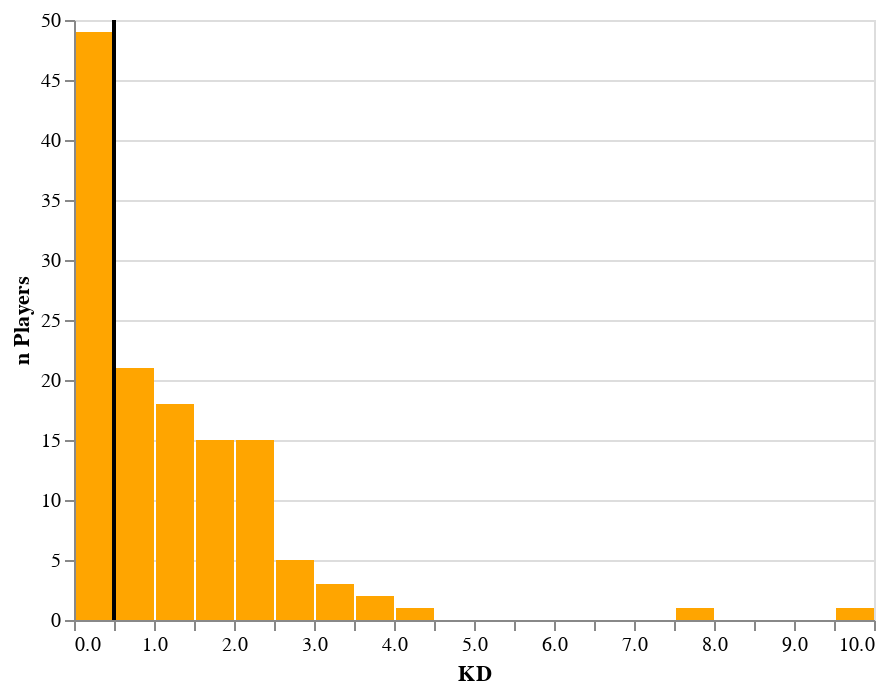

Notebook code cell kept with this figure:
### Code cell
hist2 = base.mark_bar().encode(
    x=alt.X('KD:Q', bin=alt.Bin(step=0.5)), 
    y=alt.Y('count()', axis=alt.Axis(format='', title='n Players')),
    tooltip=['KD', 'count()'],
    color=alt.value("orange")
            
).properties(width=400, height=300)

red_median_line2 = base.mark_rule(color='black').encode(
    x=alt.X('median(KD):Q', title='KD'),
    size=alt.value(2)
)
hist2 + red_median_line2

### Figure 1 — Vega-Lite specification as saved in the notebook (floating-point values rounded to 4 significant figures; data arrays with more than 128 entries replaced by an {"elided": "..."} marker saying what was removed)
{"config": {"view": {"continuousWidth": 400, "continuousHeight": 300}}, "layer": [{"mark": "bar", "encoding": {"color": {"value": "orange"}, "tooltip": [{"type": "quantitative", "field": "KD"}, {"type": "quantitative", "aggregate": "count"}], "x": {"type": "quantitative", "bin": {"step": 0.5}, "field": "KD"}, "y": {"type": "quantitative", "aggregate": "count", "axis": {"format": "", "title": "n Players"}}}, "height": 300, "width": 400}, {"mark": {"type": "rule", "color": "black"}, "encoding": {"size": {"value": 2}, "x": {"type": "quantitative", "aggregate": "median", "field": "KD", "title": "KD"}}}], "data": {"name": "data-ade2b33c9649b9e463d98cb4d751d088"}, "$schema": "https://vega.github.io/schema/vega-lite/v4.8.1.json", "datasets": {"data-ade2b33c9649b9e463d98cb4d751d088": {"elided": "151 records"}}}
